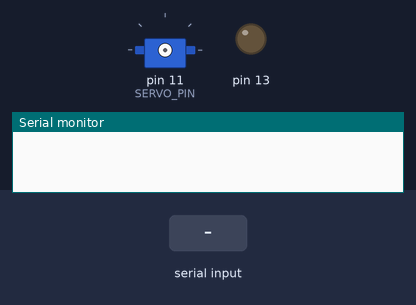
A sketch run on a simulated Arduino Uno, built with avr-gcc and run on an emulated ATmega328P. On the bench: servo, output pins drawn as LEDs (lit = HIGH), the last lines printed to the serial monitor. Wiring (inferred from the names in the program): servo: signal pin 11. Inputs (shaded band) come from the test bench. Servo pulses on a pin are drawn as a servo (544–2400 µs = 0–180°); pins used as bus, display or sensor lines are not drawn.

Above: at 1.2 s.
1.3 s: "1" received over Serial
At 1.45 s:
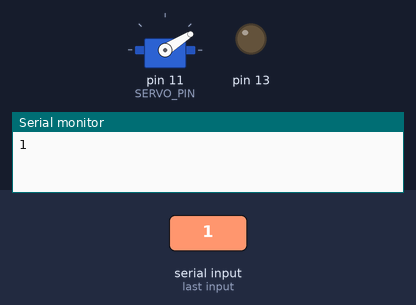
At 7.79 s:
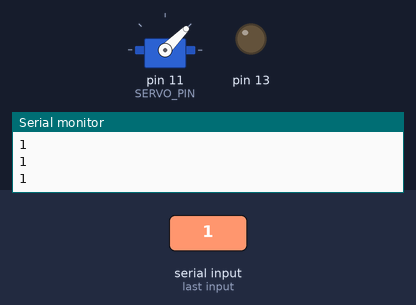
Timing chart, 0 to 10.3 s (numbered marks = the images above; inputs shaded):
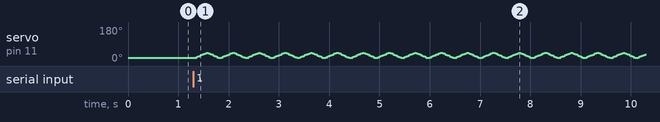

The sketch:

challenge4.ino
```cpp
// (licence header left out)
#define SERVO_PIN         11  // Any pin on the Arduino or Gertboard will work.
int val = 0;

void setup()
{
  pinMode(SERVO_PIN, OUTPUT);
  Serial.begin(9600);
}

int lenMicroSecondsOfPeriod = 25 * 1000; // 25 milliseconds (ms)
int lenMicroSecondsOfPulse = 1 * 1000; // 1 ms is 0 degrees
int first = 0.7 * 1000; //0.5ms is 0 degrees in HS-422 servo =700


int increment = 0.01 * 1000; //10

void loop()
{

  if (Serial.available() > 0)
  {

    val = Serial.available();
    analogWrite(13, val);
    Serial.println(val);

    }

    int end = val * 1000; // 3700

    int current = 0;


    for (current = first; current < end; current += increment) {
      // Servos work by sending a 25 ms pulse.
      // 0.7 ms at the start of the pulse will turn the servo to the 0 degree position
      // 2.2 ms at the start of the pulse will turn the servo to the 90 degree position
      // 3.7 ms at the start of the pulse will turn the servo to the 180 degree position
      // Turn voltage high to start the period and pulse
      digitalWrite(SERVO_PIN, HIGH);

      // Delay for the length of the pulse
      delayMicroseconds(current);

      // Turn the voltage low for the remainder of the pulse
      digitalWrite(SERVO_PIN, LOW);

      // Delay this loop for the remainder of the period so we don't
      // send the next signal too soon or too late
      delayMicroseconds(lenMicroSecondsOfPeriod - current);
    }

    for (current = end; current > first; current -= increment) {
      // Servos work by sending a 20 ms pulse.
      // 0.7 ms at the start of the pulse will turn the servo to the 0 degree position
      // 2.2 ms at the start of the pulse will turn the servo to the 90 degree position
      // 3.7 ms at the start of the pulse will turn the servo to the 180 degree position
      // Turn voltage high to start the period and pulse
      digitalWrite(SERVO_PIN, HIGH);

      // Delay for the length of the pulse
      delayMicroseconds(current);

      // Turn the voltage low for the remainder of the pulse
      digitalWrite(SERVO_PIN, LOW);

      // Delay this loop for the remainder of the period so we don't
      // send the next signal too soon or too late
      delayMicroseconds(lenMicroSecondsOfPeriod - current);
    }


}
```
